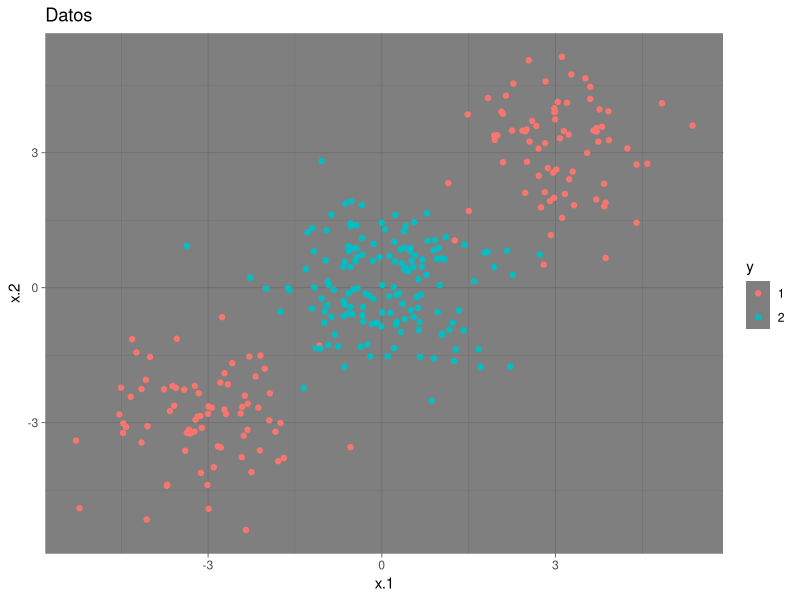

R code for this plot:
# Reto 2. Máquinas de vectores de soporte

# En el archivo de datos csv adjunto se encuentran observaciones correspondientes a dos clases diferentes indicadas por la variable y. Únicamente hay dos variables predictoras o características. Realice lo siguiente:

# 1. Cargue los paquetes ggplot2 y e1071; observe algunas características del data frame con las funciones tail y dim. Obtenga el gráfico de dispersión de los datos diferenciando las dos clases.
# 2. Genere de manera aleatoria un vector de índices para filtrar un conjunto de entrenamiento a partir del conjunto de datos dado. Con ayuda de las funciones tune y svm ajuste máquinas de vectores de soporte con un kernel radial a los datos de entrenamiento, para valores del parámetro cost igual a 0.1, 1, 10, 100, 1000 y valores del parámetro gamma igual a 0.5, 1, 2, 3, 4. Obtenga un resumen de los resultados.
# 3. Con el modelo que tuvo el mejor desempeño en el paso anterior realice clasificación con la función predict y el conjunto de datos de prueba. Muestre la matriz de confusión.

# **Solución**

# Primero establecemos nuestro directorio de trabajo en donde
# deberán estar nuestros datos.

datos <- read.csv("datosclases.csv")

# 1. 

# Cargamos los paquetes `ggplot2` y `e1071`,
# observamos algunas características del data frame
# con las funciones `tail` y `dim`.

library(dplyr)
library(ggplot2)
library(e1071)

###

tail(datos); dim(datos); str(datos)
datos <- mutate(datos, y = factor(y))
# Obtenemos el gráfico de dispersión de los datos
# diferenciando las dos clases

ggplot(datos, aes(x = x.1, y = x.2, colour = y)) + 
  geom_point() + 
  theme_dark() + ggtitle("Datos")

###

# 2.

# Generamos índices para el conjunto de entrenamiento

train <- sample(300, 150)
tail(as.data.frame(train))

###

# Ajustamos máquinas de vectores de soporte con un kernel radial 
# para diferentes valores de los parámetros `cost` y `gamma`

set.seed(67)
tune.out <- tune(svm, y~., data = datos[train, ], 
                 kernel = "radial", 
                 ranges = list(cost = c(0.1, 1, 10, 100, 1000), 
                               gamma = c(0.5, 1, 2, 3, 4)))


### Obtenemos un resumen de los modelos ajustados y su desempeño

summary(tune.out)


###

# Realizamos clasificación con el mejor modelo ajustado y obtenemos la matriz de confusión.

table(true = datos[-train, "y"], 
      pred = predict(tune.out$best.model, newdata = datos[-train,]))
